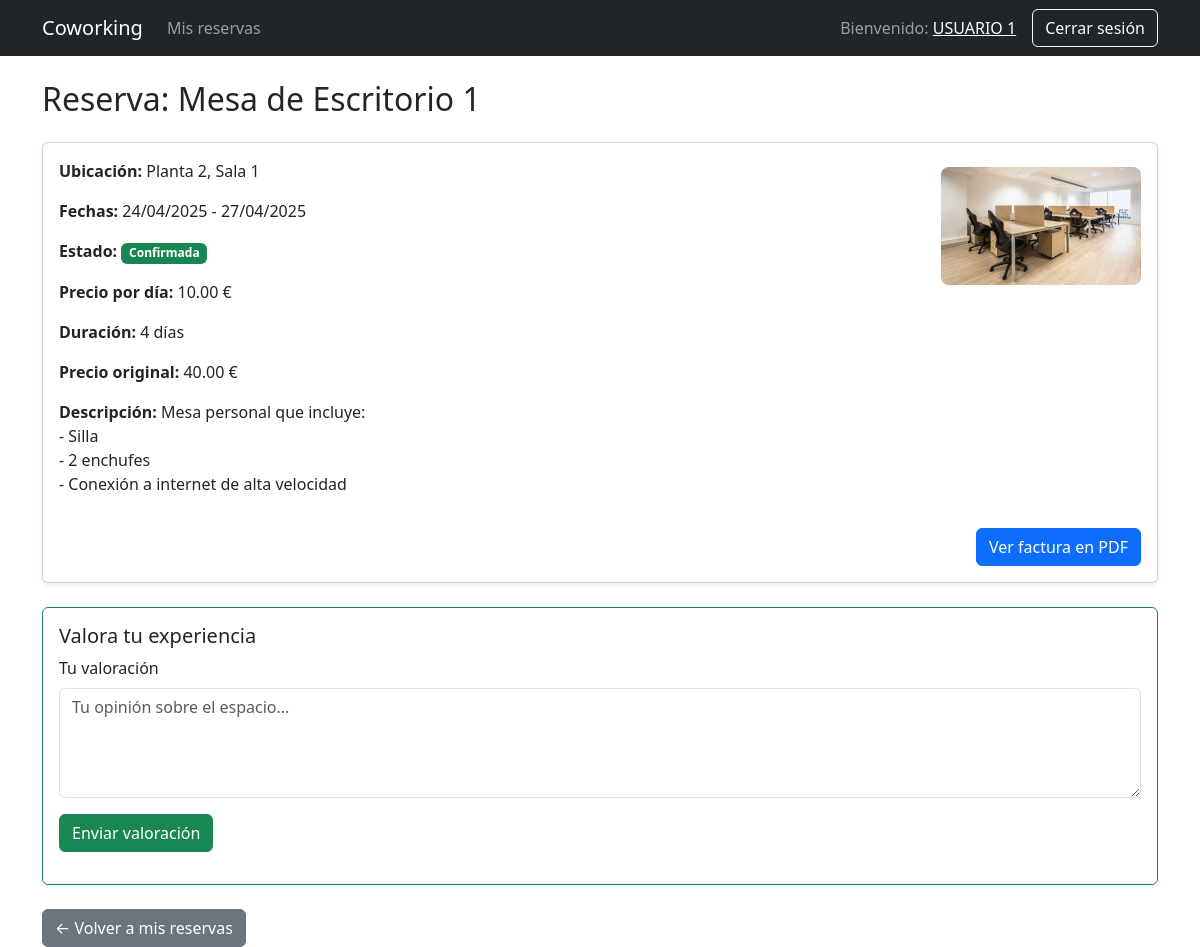
The page /coworking/public/index.php?c=usuario&a=detalleReserva&id=9 (signed in) on the database its author committed.
### tables this page shows
CREATE TABLE `reservas` (
  `id` int(11) NOT NULL,
  `usuario_id` int(11) DEFAULT NULL,
  `espacio_id` int(11) DEFAULT NULL,
  `fecha_reserva` datetime DEFAULT current_timestamp(),
  `fecha_inicio` date NOT NULL,
  `fecha_fin` date NOT NULL,
  `estado` enum('confirmada','cancelada') DEFAULT 'confirmada'
);

CREATE TABLE `espacios` (
  `id` int(11) NOT NULL,
  `nombre` varchar(100) NOT NULL,
  `descripcion` text NOT NULL,
  `capacidad` int(11) NOT NULL,
  `precio_dia` decimal(10,2) NOT NULL,
  `ubicacion` varchar(255) DEFAULT NULL,
  `disponible` tinyint(1) DEFAULT 1
);

### coworking/controllers/UsuarioController.php (called while the page is built, shortened)
<?php
require_once __DIR__ . '/../models/Reserva.php';
class UsuarioController {
    public function detalleReserva() {
        global $pdo;
        $id = $_GET['id'] ?? null;
        $reservaModel = new Reserva($pdo);
        $reserva = $reservaModel->obtenerDetalle($id, $_SESSION['usuario']['id']);
        $puede_valorar = strtotime($reserva['fecha_fin']) < strtotime(date('d-m-Y')) &&
                         !$reservaModel->tieneValoracion($id);
        require_once __DIR__ . '/../views/detalle_reserva.php';
    }
}

### coworking/public/index.php (called while the page is built, shortened)
<?php
require_once '../helpers/functions.php';
require_once '../router.php';

### coworking/models/Reserva.php (called while the page is built, shortened)
<?php
class Reserva {
    private $db;
    public function __construct($pdo) {
        $this->db = $pdo;
    }
    public function obtenerDetalle($reserva_id, $usuario_id) {
        $stmt = $this->db->prepare("
            SELECT r.*, e.nombre, e.ubicacion, e.descripcion, e.precio_dia, e.id as espacio_id
            FROM reservas r
            JOIN espacios e ON r.espacio_id = e.id
            WHERE r.id = ? AND r.usuario_id = ?
        ");
        $stmt->execute([$reserva_id, $usuario_id]);
        return $stmt->fetch(PDO::FETCH_ASSOC);
    }
    public function tieneValoracion($reserva_id) {
        $stmt = $this->db->prepare("
            SELECT COUNT(*) FROM valoraciones
            WHERE espacio_id = (
                SELECT espacio_id FROM reservas WHERE id = ?
            )
            AND usuario_id = (
                SELECT usuario_id FROM reservas WHERE id = ?
            )
        ");
        $stmt->execute([$reserva_id, $reserva_id]);
        return $stmt->fetchColumn() > 0;
    }
}

### coworking/helpers/functions.php (called while the page is built, shortened)
<?php
function formatearFecha($fecha) {
    return date('d/m/Y', strtotime($fecha));
}

### coworking/views/detalle_reserva.php (the view, shortened to what this page needs)
<?php require_once __DIR__ . '/partials/navbar.php'; ?>
<!DOCTYPE html>
<html lang="es">
<head>
    <link href="https://cdn.jsdelivr.net/npm/bootstrap@5.3.0/dist/css/bootstrap.min.css" rel="stylesheet">
</head>
<body>
<div class="container mt-4">
    <h2 class="mb-4">Reserva: <?= htmlspecialchars($reserva['nombre']) ?></h2>
    <div class="card mb-4 shadow-sm">
        <div class="card-body">
            <div class="row">
                <div class="col-md-8">
                    <p><strong>Ubicación:</strong> <?= htmlspecialchars($reserva['ubicacion']) ?></p>
                    <p><strong>Fechas:</strong> <?= htmlspecialchars(formatearFecha($reserva['fecha_inicio'])) ?> - <?= htmlspecialchars(formatearFecha($reserva['fecha_fin'])) ?></p>
                    <p>
                        <strong>Estado:</strong>
                        <?php if ($reserva['estado'] === 'confirmada'): ?>
                            <span class="badge bg-success">Confirmada</span>
                        <?php elseif ($reserva['estado'] === 'cancelada'): ?>
                            <span class="badge bg-danger">Cancelada</span>
                        <?php else: ?>
                            <span class="badge bg-secondary"><?= ucfirst($reserva['estado']) ?></span>
                        <?php endif; ?>
                    </p>
                    <p><strong>Precio por día:</strong> <?= number_format($reserva['precio_dia'], 2) ?> €</p>
                    <?php
                        $dias = (strtotime($reserva['fecha_fin']) - strtotime($reserva['fecha_inicio'])) / 86400 + 1;
                        $precio_total = $reserva['precio_dia'] * $dias;
                        echo "<p><strong>Duración:</strong> $dias día" . ($dias > 1 ? "s" : "") . "</p>";
                        echo "<p><strong>Precio original:</strong> " . number_format($precio_total, 2) . " €</p>";
                    ?>
                    <p class="mt-3"><strong>Descripción:</strong> <?= nl2br(htmlspecialchars($reserva['descripcion'])) ?></p>
                </div>
                <div class="col-md-4 text-end">
                    <?php
                        $img_file = "img/espacios/{$reserva['espacio_id']}.jpg";
                    ?>
                    <img src="<?= $img_file ?>" class="img-miniatura mt-2" alt="Imagen del espacio">
                </div>
            </div>
            <div class="d-flex justify-content-end mt-3">
                <a class="btn btn-primary" href="?c=factura&a=generar&id=<?= urlencode($reserva['id']) ?>" target="_blank">
                    Ver factura en PDF
                </a>
            </div>
        </div>
    </div>
    <?php if ($puede_valorar): ?>
        <div class="card border-success mb-4">
            <div class="card-body">
                <h5 class="card-title">Valora tu experiencia</h5>
                <form method="POST" action="?c=usuario&a=valorar">
                    <div class="mb-3">
                        <label for="mensaje" class="form-label">Tu valoración</label>
                        <textarea class="form-control" id="mensaje" name="mensaje" rows="4" required minlength="10" placeholder="Tu opinión sobre el espacio..."></textarea>
                    </div>
                    <button type="submit" class="btn btn-success">Enviar valoración</button>
                </form>
            </div>
        </div>
    <?php endif ?>
    <a href="?c=usuario&a=reservas" class="btn btn-secondary">← Volver a mis reservas</a>
</div>
</body>
</html>

### coworking/views/detalle_reserva.php (style rules this page uses)
.img-miniatura { max-width: 200px; max-height: 150px; object-fit: cover; border-radius: 8px; }

### rows shown on the page
reservas: espacio.nombre "Mesa de Escritorio 1", espacio.ubicacion "Planta 2, Sala 1", fecha_inicio "24/04/2025", fecha_fin "27/04/2025", espacio.precio_dia "10.00", dias "4", precio_total "40.00", espacio.descripcion "Mesa personal que incluye: - Silla - 2 enchufes - Conexión a internet de alta velocidad"

### other values the page prints
$_SESSION['usuario']['nombre_completo'] "USUARIO 1"
